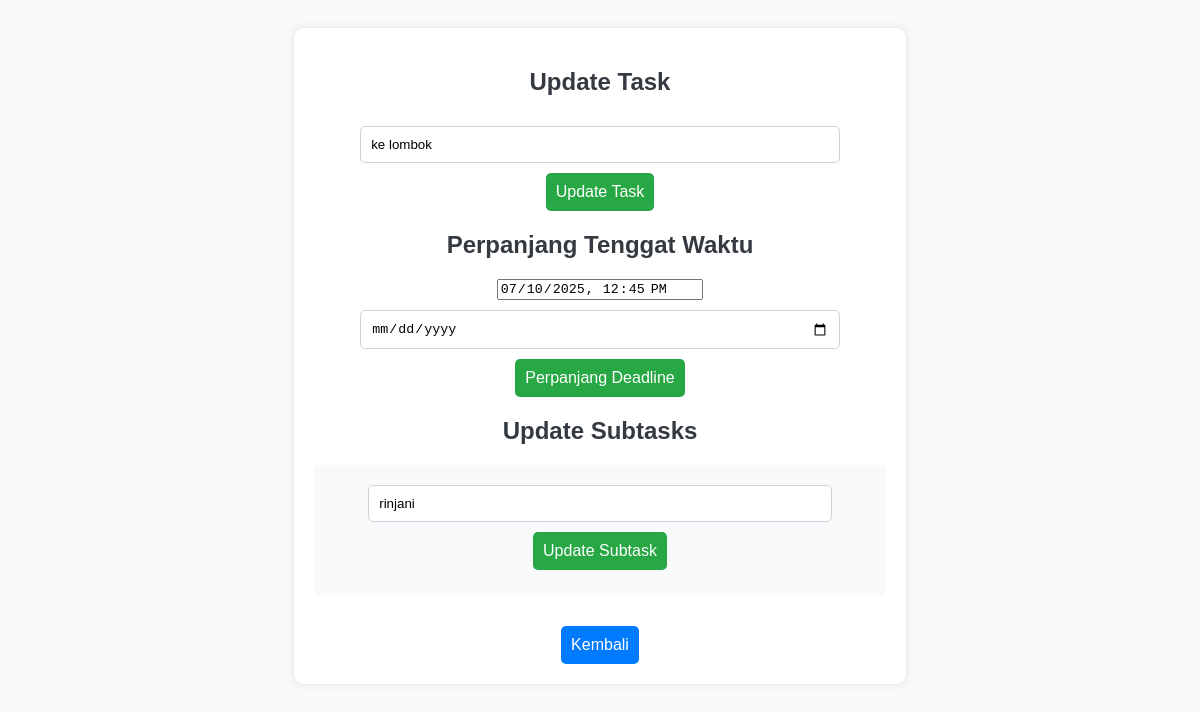
Screenshot of /update.php?id=8 with the database file from the repository.
### tables this page shows
CREATE TABLE `tasks` (
  `id` int(11) NOT NULL,
  `name` varchar(255) NOT NULL,
  `status` tinyint(1) DEFAULT 0,
  `user_id` int(11) NOT NULL,
  `deadline` datetime DEFAULT NULL,
  `priority` tinyint(1) DEFAULT 0
);

CREATE TABLE `subtasks` (
  `id` int(11) NOT NULL,
  `name` varchar(255) NOT NULL,
  `status` tinyint(1) DEFAULT 0,
  `parent_id` int(11) NOT NULL,
  `user_id` int(11) NOT NULL
);

### update.php (the view, shortened to what this page needs)
<?php
include 'koneksi.php';
$task_id = $_GET['id'];
$task = $conn->query("SELECT * FROM tasks WHERE id='$task_id'")->fetch_assoc();
$subtasks = $conn->query("SELECT * FROM subtasks WHERE parent_id='$task_id' ORDER BY id ASC");
?>
<!DOCTYPE html>
<html lang="id">
<head>
</head>
<body>
    <div class="container">
        <h2>Update Task</h2>
        <form method="POST">
            <input type="text" name="new_task_name" value="<?= htmlspecialchars($task['name']) ?>" required>
            <button type="submit" name="update_task">Update Task</button>
        </form>
<h2>Perpanjang Tenggat Waktu</h2>
<form method="POST">
    <input type="datetime-local" value="<?= htmlspecialchars($task['deadline']) ?>" readonly>
    <input type="date" name="new_deadline" value="<?= $task['deadline']?>" required min="<?= date('Y-m-d', strtotime('+1 day'))?>">
    <button type="submit" name="update_deadline">Perpanjang Deadline</button>
</form>
        <h2>Update Subtasks</h2>
        <ul>
            <?php while ($subtask = $subtasks->fetch_assoc()): ?>
                <li>
                <form method="POST">
                    <input type="text" name="new_subtask_name" value="<?= htmlspecialchars($subtask['name']) ?>" required>
                    <button type="submit" name="update_subtask">Update Subtask</button>
                </form>
                </li>
            <?php endwhile; ?>
        </ul>
        <a href="dashboard.php" class="back-btn">Kembali</a>
    </div>
</body>
</html>

### update.php (style rules this page uses)
body { font-family: 'Poppins', sans-serif; text-align: center; padding: 20px; background-color: #f8f9fa; }
.container { width: 50%; margin: auto; background: white; padding: 20px; box-shadow: 0px 0px 10px rgba(0, 0, 0, 0.1); border-radius: 10px; }
h2 { color: #343a40; }
form { margin-bottom: 15px; }
input[type="text"], input[type="date"] { width: 80%; padding: 10px; margin: 10px 0; border: 1px solid #ced4da; border-radius: 5px; }
button { padding: 10px; border: none; border-radius: 5px; background-color: #28a745; color: white; font-size: 16px; cursor: pointer; }
ul { list-style-type: none; padding: 0; }
li { background: #f8f9fa; padding: 10px; margin-bottom: 5px; border-radius: 5px; }
.back-btn { display: inline-block; margin-top: 15px; padding: 10px; background-color: #007bff; color: white; text-decoration: none; border-radius: 5px; }

### rows the page displays
tasks: new_task_name "ke lombok", deadline "07/10/2025 12:45"
subtasks: new_subtask_name "rinjani"
